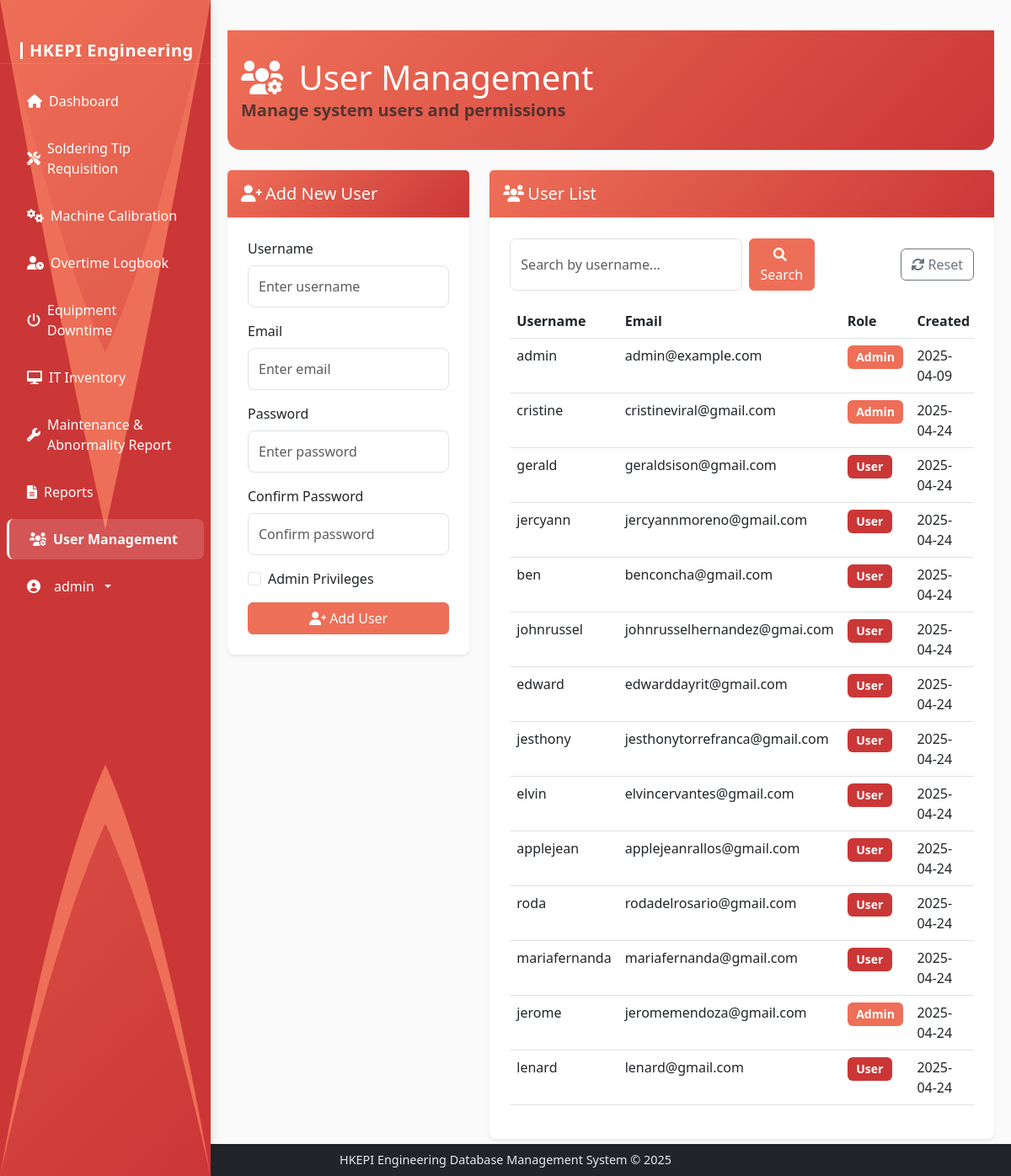
Screenshot of /users (signed in) with the database file from the repository.
### models.py (models this page shows, shortened)
class User(UserMixin, db.Model):
    id = db.Column(db.Integer, primary_key=True)
    username = db.Column(db.String(64), unique=True, nullable=False)
    email = db.Column(db.String(120), unique=True, nullable=False)
    password_hash = db.Column(db.String(256), nullable=False)
    is_admin = db.Column(db.Boolean, default=False)
    date_created = db.Column(db.DateTime, default=datetime.utcnow)

### routes.py (the view)
@app.route('/users')
@login_required
def user_management():
    if not current_user.is_admin:
        flash('Access denied. Admin privileges required.', 'danger')
        return redirect(url_for('dashboard'))
    search_query = request.args.get('search', '')
    if search_query:
        users = User.query.filter(
            User.username.ilike(f'%{search_query}%')
        ).all()
    else:
        users = User.query.all()
    form = UserForm()
    return render_template('user_management.html', users=users, form=form, search_query=search_query)

### templates/user_management.html (shortened to what this page needs)
{% extends 'base.html' %}
{% block content %}
<div class="container-fluid content-area">
    <div class="dashboard-header mb-4">
        <div class="header-content">
            <h1 class="mb-0" style="color: white;">
                <i class="fas fa-users-cog me-2" style="color: white;"></i>
                User Management
            </h1>
            <p class="lead text-muted mb-0 bold-welcome">
                Manage system users and permissions
            </p>
        </div>
    </div>
    <div class="row mb-4">
        <div class="col-md-4">
            <div class="card">
                <div class="card-header" style="background: linear-gradient(135deg, var(--accent-primary), var(--accent-secondary)); color: white;">
                    <h5 class="mb-0">
                        {% if edit_user %}
                        <i class="fas fa-user-edit me-1"></i>Edit User
                        {% else %}
                        <i class="fas fa-user-plus me-1"></i>Add New User
                        {% endif %}
                    </h5>
                </div>
                <div class="card-body">
                    {% if edit_user %}
                    <form method="POST" action="{{ url_for('edit_user', user_id=edit_user.id) }}">
                    {% else %}
                    <form method="POST" action="{{ url_for('add_user') }}">
                    {% endif %}
                        <div class="mb-3">
                            <label for="username" class="form-label">Username</label>
                            {{ form.username(class="form-control", placeholder="Enter username") }}
                        </div>
                        <div class="mb-3">
                            <label for="email" class="form-label">Email</label>
                            {{ form.email(class="form-control", placeholder="Enter email") }}
                        </div>
                        <div class="mb-3">
                            <label for="password" class="form-label">
                                Password
                            </label>
                            {{ form.password(class="form-control", placeholder="Enter password") }}
                        </div>
                        <div class="mb-3">
                            <label for="confirm_password" class="form-label">Confirm Password</label>
                            {{ form.confirm_password(class="form-control", placeholder="Confirm password") }}
                        </div>
                        <div class="mb-3 form-check">
                            {{ form.is_admin(class="form-check-input") }}
                            <label class="form-check-label" for="is_admin">Admin Privileges</label>
                        </div>
                        <div class="d-grid gap-2">
                            {% if edit_user %}
                            <button type="submit" class="btn btn-primary">
                                <i class="fas fa-save me-1"></i>Update User
                            </button>
                            <a href="{{ url_for('user_management') }}" class="btn btn-secondary">
                                <i class="fas fa-times me-1"></i>Cancel
                            </a>
                            {% else %}
                            <button type="submit" class="btn btn-primary">
                                <i class="fas fa-user-plus me-1"></i>Add User
                            </button>
                            {% endif %}
                        </div>
                    </form>
                </div>
            </div>
        </div>
        <div class="col-md-8">
            <div class="card">
                <div class="card-header" style="background: linear-gradient(135deg, var(--accent-primary), var(--accent-secondary)); color: white;">
                    <h5 class="mb-0"><i class="fas fa-users me-1"></i>User List</h5>
                </div>
                <div class="card-body">
                    <div class="d-flex justify-content-between align-items-center mb-3">
                        <form class="d-flex" method="GET" action="{{ url_for('user_management') }}">
                            <input type="text" class="form-control me-2" name="search" placeholder="Search by username..." value="{{ search_query if search_query else '' }}">
                            <button class="btn btn-primary" type="submit">
                                <i class="fas fa-search me-1"></i>Search
                            </button>
                        </form>
                        <a href="{{ url_for('user_management') }}" class="btn btn-outline-secondary">
                            <i class="fas fa-sync-alt me-1"></i>Reset
                        </a>
                    </div>
                    <div class="table-responsive">
                        <table class="table table-hover">
                            <thead>
                                <tr>
                                    <th>Username</th>
                                    <th>Email</th>
                                    <th>Role</th>
                                    <th>Created</th>
                                </tr>
                            </thead>
                            <tbody>
                                {% for user in users %}
                                <tr>
                                    <td>{{ user.username }}</td>
                                    <td>{{ user.email }}</td>
                                    <td>
                                        {% if user.is_admin %}
                                        <span class="badge bg-primary">Admin</span>
                                        {% else %}
                                        <span class="badge bg-secondary">User</span>
                                        {% endif %}
                                    </td>
                                    <td>{{ user.date_created.strftime('%Y-%m-%d') }}</td>
                                </tr>
                                {% endfor %}
                            </tbody>
                        </table>
                    </div>
                </div>
            </div>
        </div>
    </div>
</div>
{% endblock %}

### templates/base.html (shortened to what this page needs)
<!DOCTYPE html>
<html lang="en" data-bs-theme="light" style="height: 100%;">
<head>
    <link href="https://cdn.jsdelivr.net/npm/bootstrap@5.3.0/dist/css/bootstrap.min.css" rel="stylesheet">
    <link rel="stylesheet" href="https://cdnjs.cloudflare.com/ajax/libs/font-awesome/6.0.0/css/all.min.css">
    <link rel="stylesheet" type="text/css" href="https://cdn.jsdelivr.net/npm/daterangepicker/daterangepicker.css" />
    <link rel="stylesheet" href="{{ url_for('static', filename='css/style.css') }}">
</head>
<body class="{% block body_class %}{% endblock %}" style="height: 100%; margin: 0;">
    <nav class="sidebar" id="sidebar">
        <svg class="sidebar-wave" viewBox="0 0 100 100" preserveAspectRatio="none">
            <path d="M0 0 L0 100 Q25 80 50 70 Q75 80 100 100 L100 0 Q75 20 50 30 Q25 20 0 0 Z" fill="var(--accent-primary)"/>
            <path d="M0 0 L0 100 Q25 75 50 65 Q75 75 100 100 L100 0 Q75 25 50 45 Q25 25 0 0 Z" fill="var(--accent-secondary)"/>
        </svg>
        <div class="sidebar-brand">
            <a class="navbar-brand" href="{{ url_for('dashboard') }}">
                <span>HKEPI Engineering</span>
            </a>
        </div>
        {% if current_user.is_authenticated %}
        <ul class="sidebar-nav nav flex-column">
            <li class="nav-item">
                <a class="nav-link {% if request.path == url_for('dashboard') %}active fw-bold{% endif %}" href="{{ url_for('dashboard') }}">
                    <i class="fas fa-home"></i>
                    <span>Dashboard</span>
                </a>
            </li>
            <li class="nav-item">
                <a class="nav-link {% if request.path == url_for('soldering_tips') %}active fw-bold{% endif %}" href="{{ url_for('soldering_tips') }}">
                    <i class="fas fa-tools"></i>
                    <span>Soldering Tip Requisition</span>
                </a>
            </li>
            <li class="nav-item">
                <a class="nav-link {% if request.path == url_for('machine_calibrations') %}active fw-bold{% endif %}" href="{{ url_for('machine_calibrations') }}">
                    <i class="fas fa-cogs"></i>
                    <span>Machine Calibration</span>
                </a>
            </li>
            <li class="nav-item">
                <a class="nav-link {% if request.path == url_for('overtime_logbook') %}active fw-bold{% endif %}" href="{{ url_for('overtime_logbook') }}">
                    <i class="fas fa-user-clock"></i>
                    <span>Overtime Logbook</span>
                </a>
            </li>
            <li class="nav-item">
                <a class="nav-link {% if request.path == url_for('equipment_downtime') %}active fw-bold{% endif %}" href="{{ url_for('equipment_downtime') }}">
                    <i class="fas fa-power-off"></i>
                    <span>Equipment Downtime</span>
                </a>
            </li>
            <li class="nav-item">
                <a class="nav-link {% if request.path == url_for('it_inventory') %}active fw-bold{% endif %}" href="{{ url_for('it_inventory') }}">
                    <i class="fas fa-desktop"></i>
                    <span>IT Inventory</span>
                </a>
            </li>
            <li class="nav-item">
                <a class="nav-link {% if request.path == url_for('maintenance_reports') %}active fw-bold{% endif %}" href="{{ url_for('maintenance_reports') }}">
                    <i class="fas fa-wrench"></i>
                    <span>Maintenance & Abnormality Report</span>
                </a>
            </li>
            <li class="nav-item">
                <a class="nav-link {% if request.path == url_for('reports') %}active fw-bold{% endif %}" href="{{ url_for('reports') }}">
                    <i class="fas fa-file-alt"></i>
                    <span>Reports</span>
                </a>
            </li>
            {% if current_user.is_admin %}
            <li class="nav-item">
                <a class="nav-link {% if request.path == url_for('user_management') %}active fw-bold{% endif %}" href="{{ url_for('user_management') }}">
                    <i class="fas fa-users-cog"></i>
                    <span>User Management</span>
                </a>
            </li>
            {% endif %}
            <li class="nav-item mt-auto">
                <div class="dropdown">
                    <a class="nav-link dropdown-toggle" href="#" id="sidebarDropdown" role="button" data-bs-toggle="dropdown" aria-expanded="false">
                        <i class="fas fa-user-circle me-2"></i>
                        <span>{{ current_user.username }}</span>
                    </a>
                </div>
            </li>
        </ul>
        {% endif %}
    </nav>
        <div class="main-flex-center">
            {% block content %}
            {% endblock %}
        </div>
        <footer class="bg-dark text-white position-fixed bottom-0 w-100 py-2 z-1020" style="
            background-color: rgba(0,0,0,0.8);
            left: 0;
            right: 0;
            width: 100%;
            text-align: center;
        ">
            <div class="container-fluid">
                <div class="row">
                    <div class="col-12">
                        <p class="mb-0" style="
                            color: rgba(255,255,255,0.9);
                            font-size: 0.9rem;
                            max-width: 100%;
                            word-wrap: break-word;
                            margin: 0 auto;
                            padding: 0 1rem;
                        ">HKEPI Engineering Database Management System &copy; 2025</p>
                    </div>
                </div>
            </div>
        </footer>
    </body>
    </html>

### rows the page displays
User: username "admin", email "admin@example.com", is_admin "Admin", date_created "2025-04-09"
User: username "cristine", email "cristineviral@gmail.com", is_admin "Admin", date_created "2025-04-24"
User: username "gerald", email "geraldsison@gmail.com", is_admin "User", date_created "2025-04-24"
User: username "jercyann", email "jercyannmoreno@gmail.com", is_admin "User", date_created "2025-04-24"
User: username "ben", email "benconcha@gmail.com", is_admin "User", date_created "2025-04-24"
User: username "johnrussel", email "johnrusselhernandez@gmai.com", is_admin "User", date_created "2025-04-24"
User: username "edward", email "edwarddayrit@gmail.com", is_admin "User", date_created "2025-04-24"
User: username "jesthony", email "jesthonytorrefranca@gmail.com", is_admin "User", date_created "2025-04-24"
User: username "elvin", email "elvincervantes@gmail.com", is_admin "User", date_created "2025-04-24"
User: username "applejean", email "applejeanrallos@gmail.com", is_admin "User", date_created "2025-04-24"
User: username "roda", email "rodadelrosario@gmail.com", is_admin "User", date_created "2025-04-24"
User: username "mariafernanda", email "mariafernanda@gmail.com", is_admin "User", date_created "2025-04-24"
User: username "jerome", email "jeromemendoza@gmail.com", is_admin "Admin", date_created "2025-04-24"
User: username "lenard", email "lenard@gmail.com", is_admin "User", date_created "2025-04-24"
